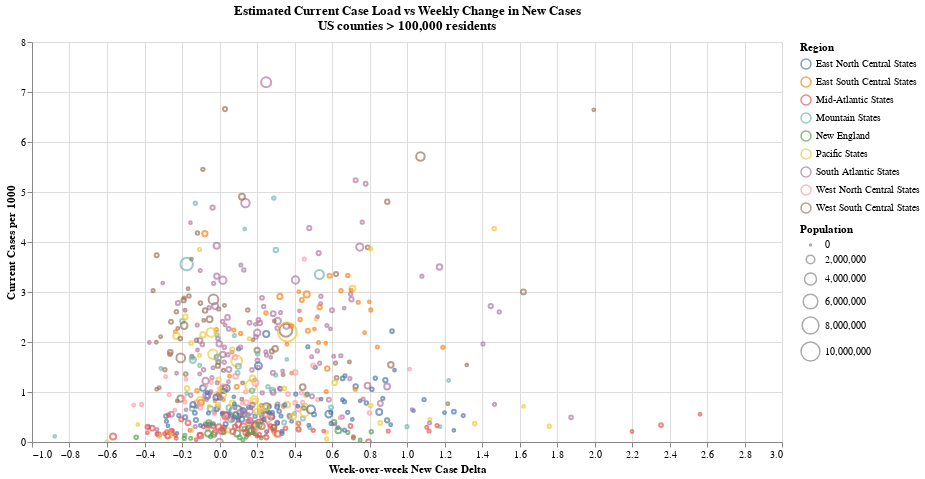

Notebook source saved alongside this figure:
### Markdown cell above
The plot below projects reported case data onto axes of prevalence (per capita current cases) and transmittance (week-over-week change in new cases).  Counties that are above 0 on the x-axis have an upward trend in new cases.  Counties that appear in the upper-right quadrant have relatively high prevalence and transmittance, and are especially at-risk.
<br>
<hr>

### Code cell
import requests
import re
import zipfile
import sqlite3
import datetime
from bs4 import BeautifulSoup
import pandas as pd
import numpy as np
import altair as alt

# get NYT case data
cases = pd.read_csv('https://raw.githubusercontent.com/nytimes/covid-19-data/master/us-counties.csv')
cases = cases.assign(
    date = pd.to_datetime(cases['date']),
    fips = cases['fips'].astype(pd.Int32Dtype())
)

# Cases are cumulative, we want new cases and deaths each day to estimate the hospital case load.
cases['cases_shifted'] = (
    cases.groupby(['county', 'state'])
    .cases
    .shift(1)
    .fillna(0)
    .astype(int)
)

cases['deaths_shifted'] = (
    cases.groupby(['county', 'state'])
    .deaths
    .shift(1)
    .fillna(0)
    .astype(int)
)

cases['cases_new'] = cases['cases'] - cases['cases_shifted']

cases['deaths_new'] = cases['deaths'] - cases['deaths_shifted']

cases['cases_new_shifted'] = (
    cases.groupby(['county', 'state'])
    .cases_new
    .shift(1)
    .fillna(0)
    .astype(int)
)

cases['deaths_new_shifted'] = (
    cases.groupby(['county', 'state'])
    .deaths_new
    .shift(1)
    .fillna(0)
    .astype(int)
)

cases['cases_new_delta'] = (cases['cases_new'] - cases['cases_new_shifted']) / cases['cases_new_shifted']
cases['deaths_new_delta'] = (cases['deaths_new'] - cases['deaths_new_shifted']) / cases['deaths_new_shifted']

# 2017 county census estimate from US Census Bureau.  Written locally to SQLite database
# to avoid having to re-download every time I run the notebook
# see census_etl.py for details

conn = sqlite3.connect('/Users/amcadi/Documents/opensource/covid_19_hospitalization_estimate/US_county_census.db')

# start with 2017 census and total population
# might as well resort to SQL yelling bc names are all in caps
pop17 = pd.read_sql('SELECT STNAME, CTYNAME, COUNTY_KEY, TOT_POP FROM CENSUS WHERE YEAR = 10 AND AGEGRP = 0;',
                 con = conn)

conn.close()

# All cases for the five boroughs of New York City
# (New York, Kings, Queens, Bronx and Richmond counties)
# are assigned to a single area called New York City.
pop17 = (pop17
       .groupby(['STNAME', 'COUNTY_KEY'])
       .aggregate({'TOT_POP': 'sum'})
       .reset_index()
      )

cases['county_key'] = cases.county.str.lower()

# in NYT data - "Cities like St. Louis and Baltimore that are administered separately from an adjacent
# county of the same name are counted separately."
# strip off the -city and combine with the surrounding county to join correctly to the county-level census data
def rm_city(county_name):
    if re.search(r'(?<!new york)\scity', county_name):
        return re.sub(r'([A-Za-z\s\.\-\']*)(\scity)', r'\1', county_name)
    else:
        return(county_name)

cases['county_key'] = cases.county_key.apply(rm_city)

# aggregate across new key with combined cities and counties
cases = (cases
         .groupby(['county_key', 'county', 'state', 'date'])
         .aggregate({'cases': 'sum', 'deaths': 'sum', 'deaths_new': 'sum', 'cases_new': 'sum'})
         .reset_index()
        )

cases_percap = cases.merge(pop17, how = 'left', left_on = ['county_key', 'state'],
                           right_on = ['COUNTY_KEY', 'STNAME'])

# calculate percap rates
cases_percap = (cases_percap
                .dropna()
                .assign(cases_per1k = lambda x: x.cases / x.TOT_POP * 1000,
                        cases_new_per1k = lambda x: x.cases_new / x.TOT_POP * 1000,
                        deaths_per1k = lambda x: x.deaths / x.TOT_POP * 1000,
                        deaths_new_per1k = lambda x: x.deaths_new / x.TOT_POP * 1000,
                        county_label = lambda x: x.county + ', ' + x.STNAME)
                .sort_values(['county_label', 'date'])
               )

# create 14-day rolling sum of per-capita new cases, which should be roughly proportional to
# the current case load
cases_percap['cases_new_per1k_sum14'] = (cases_percap
                                        .groupby('county_label')['cases_new_per1k']
                                        .transform(lambda x: x.rolling(7).sum())
                                       )

# filter for 3 days ago, giving some time for the latest data to be populated
three_days_back = cases_percap.date.max() - datetime.timedelta(days = 3)

cases_percap_recent = cases_percap.query('TOT_POP > 100000 and date == @three_days_back')

# pull in census bureau regions to add a geographic dimension
regions_html = requests.get('https://simple.wikipedia.org/wiki/List_of_regions_of_the_United_States')
regions_soup = BeautifulSoup(regions_html.content)

def is_division(tag):
    return tag.name == 'li' and re.search('Division', tag.contents[0])

regions_list = regions_soup.find('ul')
regions = regions_list.find_all('li')
regions_dict = dict()
for region in regions:
    for division in region.find_all(is_division):
        div_name = re.sub(r'([/w]*)(\s\(not yet started\))', r'\1', division.a['title'])
        states = [item.string for item in division.find('ul').find_all('li')]
        regions_dict[div_name] = states

# reshape into a state:region dictionary
regions_dict_inverted = {}
for k, v in regions_dict.items():
    for state in v:
        regions_dict_inverted[state] = k

# map to dataset
cases_percap_recent['region'] = cases_percap_recent['STNAME'].map(regions_dict_inverted)

# try the week-over-week approach
# generate limits for weekly change
last_wk_max = cases_percap.date.max() - datetime.timedelta(days = 3)
last_wk_min = last_wk_max - datetime.timedelta(days = 7)
two_wks_min = last_wk_max - datetime.timedelta(days = 14)

last_wk_total_cases = (cases_percap
                       .query('date >= @last_wk_min and date < @last_wk_max')
                       .groupby('county_label')
                       .aggregate({'cases_new': 'sum'})
                       .rename(columns = {'cases_new': 'last_wk_cases'})
                      )

two_wks_total_cases = (cases_percap
                       .query('date >= @two_wks_min and date < @last_wk_min')
                       .groupby('county_label')
                       .aggregate({'cases_new': 'sum'})
                       .rename(columns = {'cases_new': 'two_wks_ago_cases'})
                      )

wkly_diff = (last_wk_total_cases
             .merge(two_wks_total_cases, how = 'inner', on = 'county_label')
             .assign(wkly_diff = lambda x: (x['last_wk_cases'] - x['two_wks_ago_cases']) / x['two_wks_ago_cases'])
            )

cases_percap_recent = cases_percap_recent.merge(wkly_diff, how = 'left', on = 'county_label')

# create chart and save it
capacity_vs_case_delta = (alt.Chart(cases_percap_recent.query('wkly_diff < 3 and wkly_diff > -3')) # dangerous, but seems like >3x is reporting issue
 .mark_point()
 .encode(x = alt.X('wkly_diff', axis = alt.Axis(title = 'Week-over-week New Case Delta')),
         y = alt.Y('cases_new_per1k_sum14', axis = alt.Axis(title = 'Current Cases per 1000')),
         color = alt.Color('region', legend = alt.Legend(title = 'Region')),
         size = alt.Size('TOT_POP', legend = alt.Legend(title = 'Population')),
         tooltip = ['county_label', 'TOT_POP'])
 .interactive()
 .properties(height = 400,
             width = 750,
             title = ['Estimated Current Case Load vs Weekly Change in New Cases',
                      'US counties > 100,000 residents'])
)

capacity_vs_case_delta

### Figure 1 — Vega-Lite specification as saved in the notebook (floating-point values rounded to 4 significant figures; data arrays with more than 128 entries replaced by an {"elided": "..."} marker saying what was removed)
{"config": {"view": {"continuousWidth": 400, "continuousHeight": 300}}, "data": {"name": "data-1fbeaad56e7bf0575810d411a75ba8b5"}, "mark": "point", "encoding": {"color": {"type": "nominal", "field": "region", "legend": {"title": "Region"}}, "size": {"type": "quantitative", "field": "TOT_POP", "legend": {"title": "Population"}}, "tooltip": [{"type": "nominal", "field": "county_label"}, {"type": "quantitative", "field": "TOT_POP"}], "x": {"type": "quantitative", "axis": {"title": "Week-over-week New Case Delta"}, "field": "wkly_diff"}, "y": {"type": "quantitative", "axis": {"title": "Current Cases per 1000"}, "field": "cases_new_per1k_sum14"}}, "height": 400, "selection": {"selector002": {"type": "interval", "bind": "scales", "encodings": ["x", "y"]}}, "title": ["Estimated Current Case Load vs Weekly Change in New Cases", "US counties > 100,000 residents"], "width": 750, "$schema": "https://vega.github.io/schema/vega-lite/v4.0.0.json", "datasets": {"data-1fbeaad56e7bf0575810d411a75ba8b5": {"elided": "577 records"}}}
